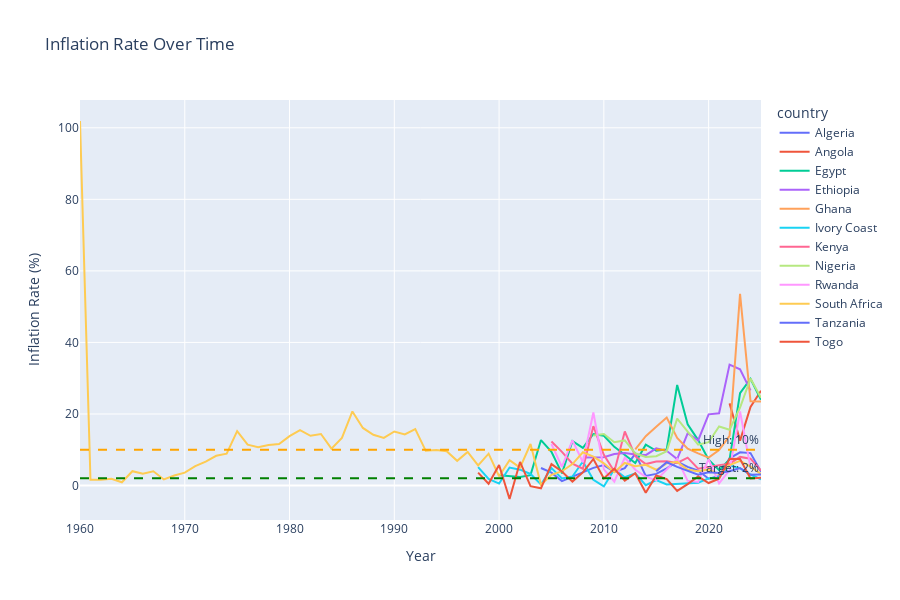

Here is the notebook cell this chart was saved with:
### Markdown cell above
### 1.3 Inflation Trends

### Code cell
# Inflation rate trends
inflation_data = df[['country', 'year', 'inflation_rate']].dropna()

if len(inflation_data) > 0:
    fig = px.line(inflation_data, x='year', y='inflation_rate', color='country',
                  title='Inflation Rate Over Time',
                  labels={'inflation_rate': 'Inflation Rate (%)', 'year': 'Year'},
                  height=600)
    fig.add_hline(y=2, line_dash="dash", line_color="green", annotation_text="Target: 2%")
    fig.add_hline(y=10, line_dash="dash", line_color="orange", annotation_text="High: 10%")
    fig.update_layout(hovermode='x unified')
    fig.show()
    
    print("\nInflation Statistics by Country:")
    print(inflation_data.groupby('country')['inflation_rate'].agg(['mean', 'std', 'min', 'max']).round(2))
else:
    print("⚠️ No inflation data available")

### Figure 1 — Plotly figure (JSON) as saved in the notebook; plotly's stock layout.template omitted (floating-point values rounded to 4 significant figures)
{"data": [{"hovertemplate": "country=Algeria<br>Year=%{x}<br>Inflation Rate (%)=%{y}<extra></extra>", "legendgroup": "Algeria", "line": {"color": "#636efa", "dash": "solid"}, "marker": {"symbol": "circle"}, "mode": "lines", "name": "Algeria", "orientation": "v", "showlegend": true, "type": "scatter", "x": [2004.0, 2005.0, 2006.0, 2007.0, 2008.0, 2009.0, 2010.0, 2011.0, 2012.0, 2013.0, 2014.0, 2015.0, 2016.0, 2017.0, 2018.0, 2019.0, 2020.0, 2021.0, 2022.0, 2023.0, 2024.0, 2025.0], "xaxis": "x", "y": [4.9, 3.58, 1.22, 2.46, 3.86, 4.94, 5.71, 3.78, 4.86, 8.91, 2.67, 3.25, 4.82, 6.65, 5.22, 4.18, 1.9, 2.61, 7.62, 9.29, 9.06, 3.84], "yaxis": "y"}, {"hovertemplate": "country=Angola<br>Year=%{x}<br>Inflation Rate (%)=%{y}<extra></extra>", "legendgroup": "Angola", "line": {"color": "#EF553B", "dash": "solid"}, "marker": {"symbol": "circle"}, "mode": "lines", "name": "Angola", "orientation": "v", "showlegend": true, "type": "scatter", "x": [2022.0, 2023.0, 2024.0, 2025.0], "xaxis": "x", "y": [22.96, 12.55, 21.99, 26.48], "yaxis": "y"}, {"hovertemplate": "country=Egypt<br>Year=%{x}<br>Inflation Rate (%)=%{y}<extra></extra>", "legendgroup": "Egypt", "line": {"color": "#00cc96", "dash": "solid"}, "marker": {"symbol": "circle"}, "mode": "lines", "name": "Egypt", "orientation": "v", "showlegend": true, "type": "scatter", "x": [2000.0, 2001.0, 2002.0, 2003.0, 2004.0, 2005.0, 2006.0, 2007.0, 2008.0, 2009.0, 2010.0, 2011.0, 2012.0, 2013.0, 2014.0, 2015.0, 2016.0, 2017.0, 2018.0, 2019.0, 2020.0, 2021.0, 2022.0, 2023.0, 2024.0, 2025.0], "xaxis": "x", "y": [2.9, 2.6, 2.4, 2.9, 12.7, 9.4, 3.4, 12.4, 10.5, 14.4, 13.9, 10.8, 8.6, 6.3, 11.4, 9.7, 10.1, 28.1, 17.1, 12.7, 7.2, 4.3, 7.3, 25.8, 29.8, 23.95], "yaxis": "y"}, {"hovertemplate": "country=Ethiopia<br>Year=%{x}<br>Inflation Rate (%)=%{y}<extra></extra>", "legendgroup": "Ethiopia", "line": {"color": "#ab63fa", "dash": "solid"}, "marker": {"symbol": "circle"}, "mode": "lines", "name": "Ethiopia", "orientation": "v", "showlegend": true, "type": "scatter", "x": [2008.0, 2010.0, 2011.0, 2012.0, 2013.0, 2014.0, 2015.0, 2016.0, 2017.0, 2018.0, 2019.0, 2020.0, 2021.0, 2022.0, 2023.0, 2024.0], "xaxis": "x", "y": [7.8, 7.9, 8.8, 9.1, 8.7, 8.5, 10.4, 9.7, 7.4, 14.6, 12.6, 19.9, 20.2, 33.8, 32.5, 26.6], "yaxis": "y"}, {"hovertemplate": "country=Ghana<br>Year=%{x}<br>Inflation Rate (%)=%{y}<extra></extra>", "legendgroup": "Ghana", "line": {"color": "#FFA15A", "dash": "solid"}, "marker": {"symbol": "circle"}, "mode": "lines", "name": "Ghana", "orientation": "v", "showlegend": true, "type": "scatter", "x": [2013.0, 2014.0, 2015.0, 2016.0, 2017.0, 2018.0, 2019.0, 2020.0, 2021.0, 2022.0, 2023.0, 2024.0, 2025.0], "xaxis": "x", "y": [10.1, 13.8, 16.4, 19.0, 13.3, 10.3, 9.0, 7.8, 9.9, 13.9, 53.6, 23.52, 23.48], "yaxis": "y"}, {"hovertemplate": "country=Ivory Coast<br>Year=%{x}<br>Inflation Rate (%)=%{y}<extra></extra>", "legendgroup": "Ivory Coast", "line": {"color": "#19d3f3", "dash": "solid"}, "marker": {"symbol": "circle"}, "mode": "lines", "name": "Ivory Coast", "orientation": "v", "showlegend": true, "type": "scatter", "x": [1998.0, 1999.0, 2000.0, 2001.0, 2002.0, 2003.0, 2004.0, 2005.0, 2006.0, 2007.0, 2008.0, 2009.0, 2010.0, 2011.0, 2012.0, 2013.0, 2014.0, 2015.0, 2016.0, 2017.0, 2018.0, 2019.0, 2020.0, 2021.0, 2022.0, 2023.0, 2024.0, 2025.0], "xaxis": "x", "y": [5.12, 1.87, 0.55, 5.03, 4.43, 3.23, 0.29, 4.86, 1.98, 2.53, 6.71, 1.58, -0.26, 4.55, 2.3, 3.41, 0.09, 1.52, 0.29, 0.49, 0.57, 0.77, 2.0, 2.3, 5.6, 4.8, 3.08, 1.7], "yaxis": "y"}, {"hovertemplate": "country=Kenya<br>Year=%{x}<br>Inflation Rate (%)=%{y}<extra></extra>", "legendgroup": "Kenya", "line": {"color": "#FF6692", "dash": "solid"}, "marker": {"symbol": "circle"}, "mode": "lines", "name": "Kenya", "orientation": "v", "showlegend": true, "type": "scatter", "x": [2005.0, 2006.0, 2007.0, 2008.0, 2009.0, 2010.0, 2011.0, 2012.0, 2013.0, 2014.0, 2015.0, 2016.0, 2017.0, 2018.0, 2019.0, 2020.0, 2021.0, 2022.0, 2023.0, 2024.0, 2025.0], "xaxis": "x", "y": [12.3, 9.4, 6.1, 4.7, 16.6, 8.6, 3.9, 15.1, 8.2, 6.0, 6.7, 6.8, 6.3, 7.8, 4.7, 5.3, 5.7, 6.1, 8.0, 7.5, 4.2], "yaxis": "y"}, {"hovertemplate": "country=Nigeria<br>Year=%{x}<br>Inflation Rate (%)=%{y}<extra></extra>", "legendgroup": "Nigeria", "line": {"color": "#B6E880", "dash": "solid"}, "marker": {"symbol": "circle"}, "mode": "lines", "name": "Nigeria", "orientation": "v", "showlegend": true, "type": "scatter", "x": [2009.0, 2010.0, 2011.0, 2012.0, 2013.0, 2014.0, 2015.0, 2016.0, 2017.0, 2018.0, 2019.0, 2020.0, 2021.0, 2022.0, 2023.0, 2024.0, 2025.0], "xaxis": "x", "y": [14.0, 14.4, 12.1, 12.6, 9.0, 8.0, 8.2, 9.6, 18.7, 15.1, 11.4, 12.1, 16.5, 15.6, 21.8, 29.9, 24.5], "yaxis": "y"}, {"hovertemplate": "country=Rwanda<br>Year=%{x}<br>Inflation Rate (%)=%{y}<extra></extra>", "legendgroup": "Rwanda", "line": {"color": "#FF97FF", "dash": "solid"}, "marker": {"symbol": "circle"}, "mode": "lines", "name": "Rwanda", "orientation": "v", "showlegend": true, "type": "scatter", "x": [2005.0, 2006.0, 2007.0, 2008.0, 2009.0, 2010.0, 2011.0, 2012.0, 2013.0, 2014.0, 2015.0, 2016.0, 2017.0, 2018.0, 2019.0, 2020.0, 2021.0, 2022.0, 2023.0, 2024.0], "xaxis": "x", "y": [11.6, 5.2, 12.6, 6.5, 20.4, 4.5, 1.1, 7.8, 4.4, 2.4, 1.5, 4.5, 7.4, 1.3, 1.0, 7.3, 0.6, 4.3, 20.7, 5.0], "yaxis": "y"}, {"hovertemplate": "country=South Africa<br>Year=%{x}<br>Inflation Rate (%)=%{y}<extra></extra>", "legendgroup": "South Africa", "line": {"color": "#FECB52", "dash": "solid"}, "marker": {"symbol": "circle"}, "mode": "lines", "name": "South Africa", "orientation": "v", "showlegend": true, "type": "scatter", "x": [1960.0, 1961.0, 1962.0, 1963.0, 1964.0, 1965.0, 1966.0, 1967.0, 1968.0, 1969.0, 1970.0, 1971.0, 1972.0, 1973.0, 1974.0, 1975.0, 1976.0, 1977.0, 1978.0, 1979.0, 1980.0, 1981.0, 1982.0, 1983.0, 1984.0, 1985.0, 1986.0, 1987.0, 1988.0, 1989.0, 1990.0, 1991.0, 1992.0, 1993.0, 1994.0, 1995.0, 1996.0, 1997.0, 1998.0, 1999.0, 2000.0, 2001.0, 2002.0, 2003.0, 2004.0, 2005.0, 2006.0, 2007.0, 2008.0, 2009.0, 2010.0, 2011.0, 2012.0, 2013.0, 2014.0, 2015.0, 2016.0, 2017.0, 2018.0, 2019.0, 2020.0, 2021.0, 2022.0, 2023.0, 2024.0, 2025.0], "xaxis": "x", "y": [101.9, 1.6, 1.6, 1.9, 0.9, 4.0, 3.3, 4.0, 1.7, 2.8, 3.6, 5.4, 6.7, 8.3, 8.9, 15.2, 11.4, 10.7, 11.3, 11.6, 13.8, 15.5, 13.9, 14.4, 10.3, 13.3, 20.7, 16.1, 14.2, 13.3, 15.1, 14.3, 15.8, 9.7, 9.9, 9.6, 6.9, 9.4, 5.6, 8.9, 2.6, 7.1, 5.0, 11.6, 0.2, 3.0, 4.0, 6.0, 9.3, 8.1, 6.2, 3.7, 6.3, 5.4, 5.8, 4.4, 6.2, 6.6, 4.4, 4.0, 4.5, 3.2, 5.7, 6.9, 5.3, 3.2], "yaxis": "y"}, {"hovertemplate": "country=Tanzania<br>Year=%{x}<br>Inflation Rate (%)=%{y}<extra></extra>", "legendgroup": "Tanzania", "line": {"color": "#636efa", "dash": "solid"}, "marker": {"symbol": "circle"}, "mode": "lines", "name": "Tanzania", "orientation": "v", "showlegend": true, "type": "scatter", "x": [2015.0, 2016.0, 2017.0, 2018.0, 2019.0, 2020.0, 2021.0, 2022.0, 2023.0, 2024.0, 2025.0], "xaxis": "x", "y": [4.0, 6.5, 5.2, 4.0, 3.0, 3.7, 3.5, 4.0, 4.9, 3.0, 3.1], "yaxis": "y"}, {"hovertemplate": "country=Togo<br>Year=%{x}<br>Inflation Rate (%)=%{y}<extra></extra>", "legendgroup": "Togo", "line": {"color": "#EF553B", "dash": "solid"}, "marker": {"symbol": "circle"}, "mode": "lines", "name": "Togo", "orientation": "v", "showlegend": true, "type": "scatter", "x": [1998.0, 1999.0, 2000.0, 2001.0, 2002.0, 2003.0, 2004.0, 2005.0, 2006.0, 2007.0, 2008.0, 2009.0, 2010.0, 2011.0, 2012.0, 2013.0, 2014.0, 2015.0, 2016.0, 2017.0, 2018.0, 2019.0, 2020.0, 2021.0, 2022.0, 2023.0, 2024.0, 2025.0], "xaxis": "x", "y": [3.61, 0.48, 5.74, -3.77, 6.6, -0.18, -0.79, 5.99, 3.93, 1.09, 3.67, 7.42, 1.98, 4.69, 1.38, 3.45, -2.04, 2.81, 1.77, -1.5, 0.4, 2.54, 0.7, 1.9, 7.5, 7.4, 1.95, 2.2], "yaxis": "y"}], "layout": {"annotations": [{"showarrow": false, "text": "Target: 2%", "x": 1, "xanchor": "right", "xref": "x domain", "y": 2, "yanchor": "bottom", "yref": "y"}, {"showarrow": false, "text": "High: 10%", "x": 1, "xanchor": "right", "xref": "x domain", "y": 10, "yanchor": "bottom", "yref": "y"}], "height": 600, "hovermode": "x unified", "legend": {"title": {"text": "country"}, "tracegroupgap": 0}, "shapes": [{"line": {"color": "green", "dash": "dash"}, "type": "line", "x0": 0, "x1": 1, "xref": "x domain", "y0": 2, "y1": 2, "yref": "y"}, {"line": {"color": "orange", "dash": "dash"}, "type": "line", "x0": 0, "x1": 1, "xref": "x domain", "y0": 10, "y1": 10, "yref": "y"}], "title": {"text": "Inflation Rate Over Time"}, "xaxis": {"anchor": "y", "domain": [0.0, 1.0], "title": {"text": "Year"}}, "yaxis": {"anchor": "x", "domain": [0.0, 1.0], "title": {"text": "Inflation Rate (%)"}}}}
